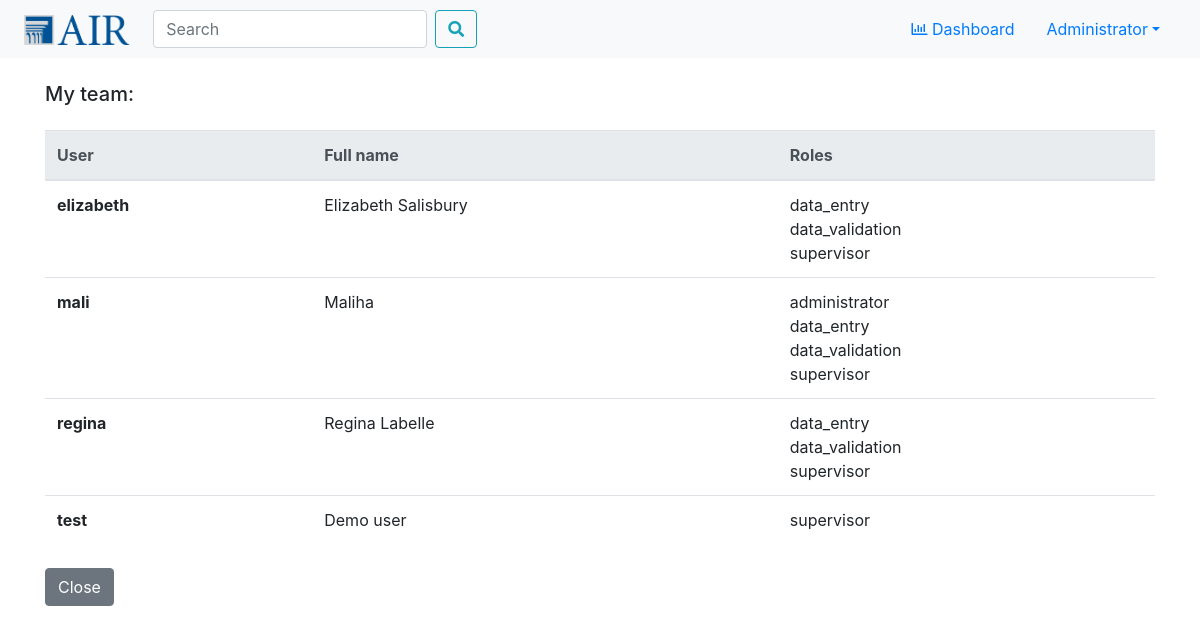
The page /workspace/team/ (signed in) on the database its author committed.
### tables this page shows
CREATE TABLE user (
  id INTEGER PRIMARY KEY AUTOINCREMENT,
  user_name TEXT UNIQUE NOT NULL,
  full_name TEXT NOT NULL,
  password TEXT NOT NULL,
  is_enabled INTEGER DEFAULT 1,
  last_login TIMESTAMP,
  created_on TIMESTAMP DEFAULT CURRENT_TIMESTAMP
);

### workspace.py (the view)
@bp.route("/team/", methods=["GET"])
@login_required
def team():
    users = [x for x in get_users() if x["is_enabled"] == 1 and x["user_name"] != "admin"]
    return render_template("workspace/team.html", users=users)

### auth.py (called while the page is built)
def login_required(view):
    @functools.wraps(view)
    def wrapped_view(**kwargs):
        if g.user is None:
            return redirect(url_for("auth.login"))
        db = get_db()
        db.execute("UPDATE user SET last_login = CURRENT_TIMESTAMP WHERE id = ?", (g.user["id"],))
        db.commit()
        return view(**kwargs)
    return wrapped_view

@bp.before_app_request
def load_logged_in_user():
    user_id = session.get("user_id")
    if user_id is None:
        g.user = None
    else:
        g.user = get_db().execute("SELECT * FROM user WHERE id = ?", (user_id,)).fetchone()
        permissions = get_db().execute("SELECT DISTINCT permission_name FROM user_role "
                                       "JOIN role_permission ON user_role.role_id = role_permission.role_id "
                                       "JOIN permission ON role_permission.permission_id = permission.id "
                                       "WHERE user_role.user_id = ?", (user_id,)).fetchall()
        g.permissions = [p["permission_name"] for p in permissions]

### db.py (called while the page is built)
def get_db():
    if "db" not in g:
        g.db = sqlite3.connect(SYSTEM_DATABASE, detect_types=sqlite3.PARSE_DECLTYPES)
        g.db.row_factory = sqlite3.Row
    return g.db

### templates/workspace/team.html (shortened to what this page needs)
{% extends 'base.html' %}
{% block content %}
    <h5 class="my-4">My team:</h5>
    <table class="table my-2">
        <thead class="thead-light">
            <tr>
                <th class="align-middle" scope="col">User</th>
                <th class="align-middle" scope="col">Full name</th>
                <th class="align-middle" scope="col">Roles</th>
            </tr>
        </thead>
        <tbody>
            {% for user in users %}
                <tr>
                    <th scope="row">{{ user.user_name }}</th>
                    <td>{{ user.full_name }}</td>
                    <td>
                        {% for _, role_name, assigned in user.roles %}
                            {% if assigned == "1" %}
                                <div>{{ role_name }}</div>
                            {% endif %}
                        {% endfor %}
                    </td>
                </tr>
            {% endfor %}
        </tbody>
    </table>
    <div class="btn-toolbar my-4" role="toolbar">
        <a class="btn btn-secondary mr-2" href="{{ url_for("practice.index") }}">Close</a>
    </div>
{% endblock %}

### templates/base.html (shortened to what this page needs)
<!DOCTYPE html>
<html lang="en">
<head>
    <link rel="stylesheet" href="https://stackpath.bootstrapcdn.com/bootstrap/4.1.1/css/bootstrap.min.css">
    <link rel="stylesheet" href="https://use.fontawesome.com/releases/v5.1.0/css/all.css">
</head>
<body>
    <nav class="navbar navbar-expand-lg navbar-light bg-light">
        <a class="navbar-brand ml-2"><img src="{{ url_for('static', filename='air.png') }}" alt="AIR" height="30"></a>
        {% if g.user %}
        <form class="form-inline my-2 my-lg-0" action="{{ url_for('practice.index', query=query) }}">
            <input class="form-control mr-sm-2" type="search" placeholder="Search" aria-label="Search" name="query" value="{% if query != "*:*" %}{{ query }}{% endif %}">
            <button class="btn btn-outline-info d-none d-sm-block" type="submit"><i class="fas fa-search"></i></button>
        </form>
        <div class="collapse navbar-collapse" id="navbarSupportedContent">
            <a class="nav-link" href="{{ config.DASHBOARD_URL }}"><i class="far fa-chart-bar"></i> Dashboard</a>
            <div class="nav-item dropdown">
                <a class="nav-link dropdown-toggle mr-2" href="#" id="navbarDropdown" role="button" data-toggle="dropdown" aria-haspopup="true" aria-expanded="false">{{ g.user["full_name"] }}</a>
            </div>
        </div>
        {% endif %}
    </nav>
    <div class="container">{% block content %}{% endblock %}</div>
</body>
</html>

### rows shown on the page
user: user.full_name "Administrator"
user: user_name "elizabeth", full_name "Elizabeth Salisbury", roles "data_entry" "data_validation" "supervisor"
user: user_name "mali", full_name "Maliha", roles "administrator" "data_entry" "data_validation" "supervisor"
user: user_name "regina", full_name "Regina Labelle", roles "data_entry" "data_validation" "supervisor"
user: user_name "test", full_name "Demo user", roles "supervisor"
